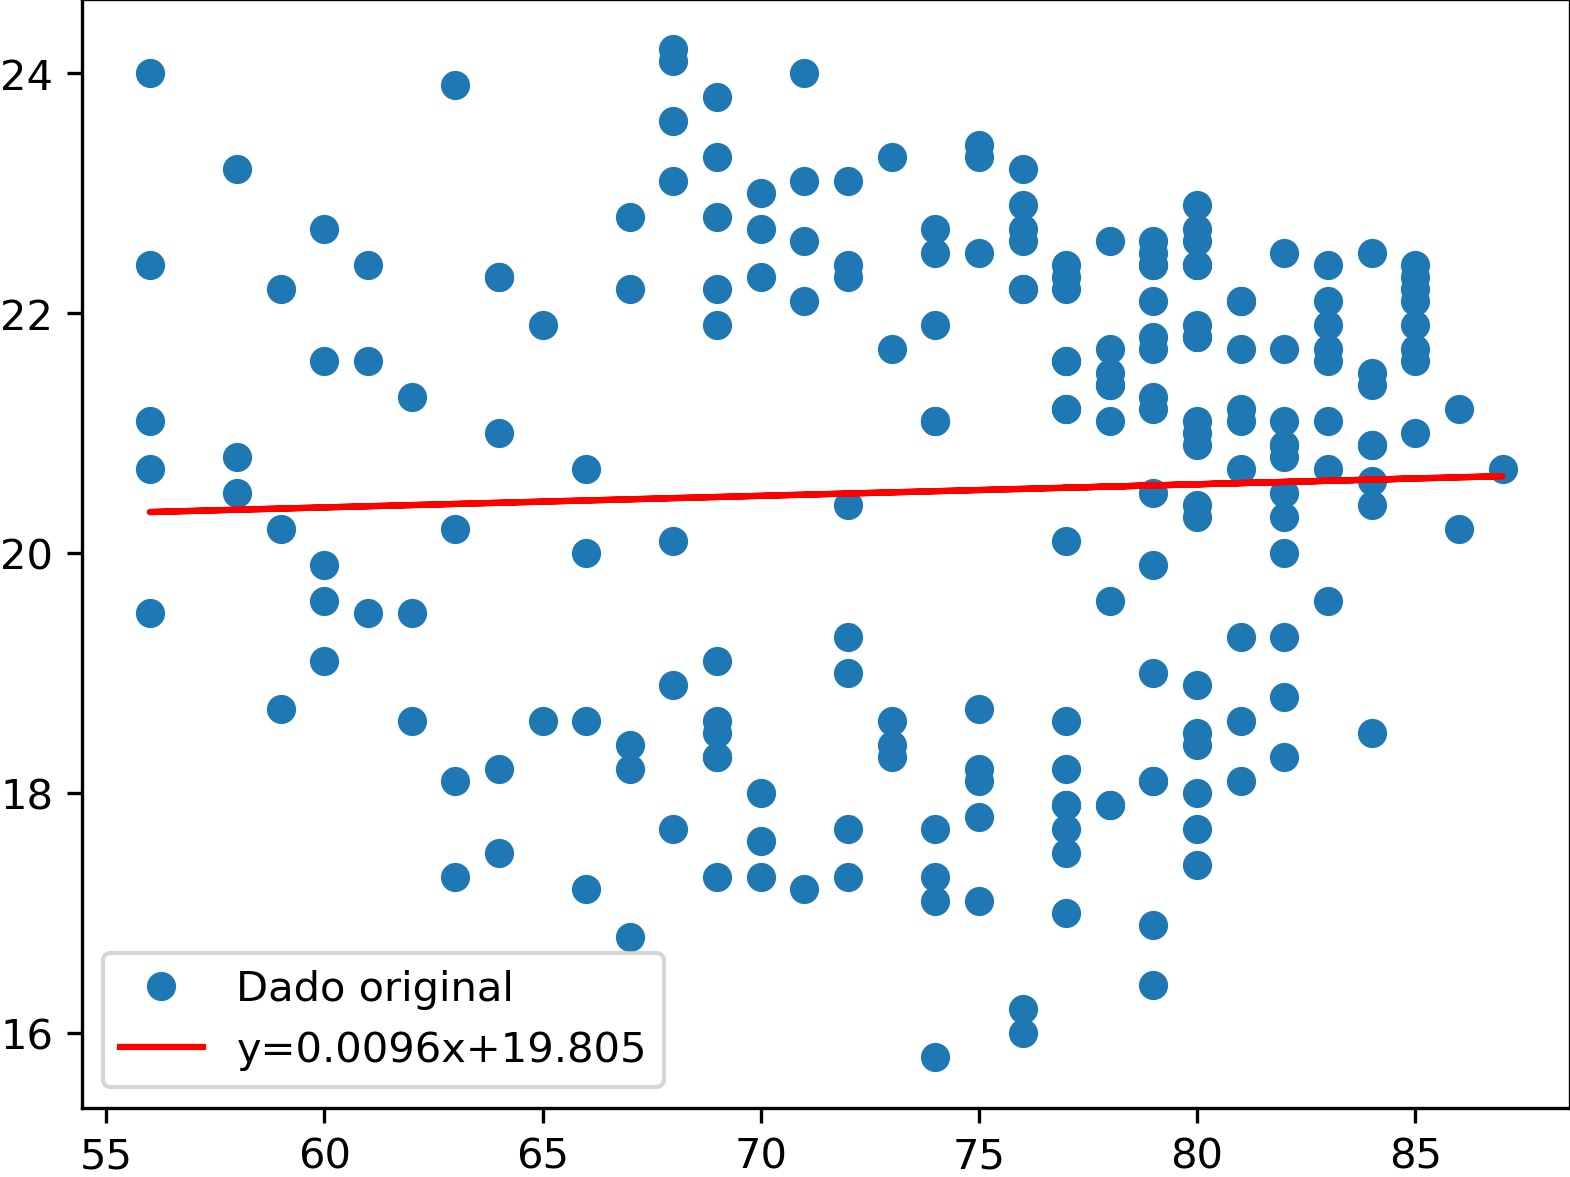

The Python source for this figure:
import pandas as pd
from scipy import stats
import matplotlib.pyplot as plt

# Abertura do arquivo utilizando o separador TAB e adiciona o título como primeira linha.
df = pd.read_csv('../dados/texto/variaveis_meteorologicas.txt', sep= '\t', 
                  names=['Data','UR','Temp','PREC','VelVento','DirVento'])

x = df['UR']
y = df['Temp']

res = stats.linregress(x, y)  # Calcula a regressão.

print(res)

# LinregressResult(slope=0.009648198915792867, intercept=19.804621140772895, 
# rvalue=0.036961733120948005, pvalue=0.5890198667365112, 
# stderr=0.017831594203681106, intercept_stderr=1.3324861298480515)

r2 = res.rvalue**2  # Calcula o R**2.

# Gera o gráfico.
plt.plot(x, y, 'o', label='Dado original')
plt.plot(x, res.intercept + res.slope*x, 'r', label=f'y={res.slope:.4f}x+{res.intercept:.3f}')
plt.legend()
# Salva a figura no formato ".jpg" com dpi=300 e remove espaços excedentes.
plt.savefig('ex09.jpg', transparent=True, dpi=300, bbox_inches='tight', pad_inches=0)